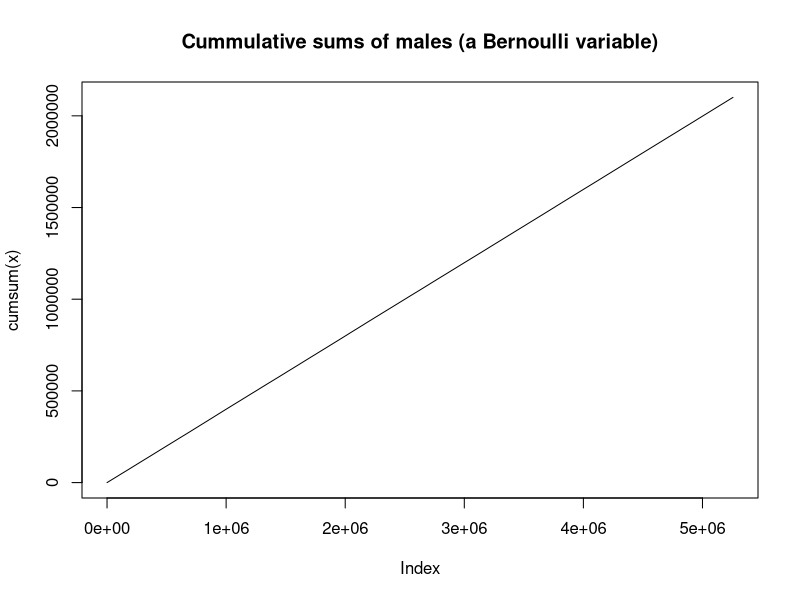
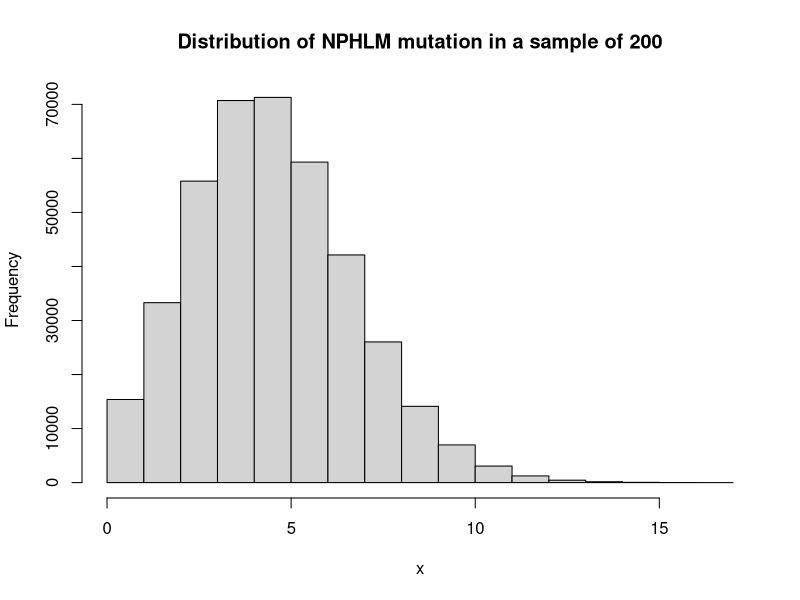

These figures' R source, in order:
## ---- chunk 1
n = (60*24*365*20)/2
x = sample(c(0,1), n, replace=T, prob=c(.6,.4))
## ---- chunk 2
plot(cumsum(x), type='l',
     main="Cummulative sums of males (a Bernoulli variable)")
## ---- chunk 3
N = 400000
n = 200
p = 1/40
x = rep(0,N)
## ---- chunk 4
for (i in 1:N){{
  x[i] = sum(runif(n)<p)
}}
hist(x, main = "Distribution of NPHLM mutation in a sample of 200")
